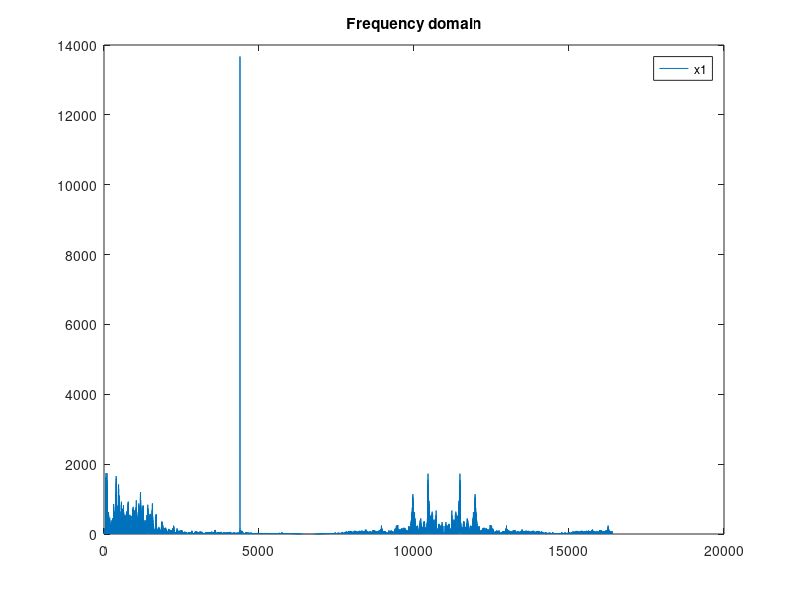

MATLAB code to generate this figure:
clc
clear all
close all

load('projsignal0.mat');
fs1 = 32.768e3;
%fs2 = 4.8;
N=327680;
X1_mags = abs(fft(rs));
%X2_mags = abs(fft(x2));
%Y1_mags = abs(fft(y1));
%Y2_mags = abs(fft(y2));
fax_bins = [0 : N-1]; %frequency axis in bins
N_2 = ceil(N/2);
plot(fax_bins(1:N_2)*fs1/N, X1_mags(1:N_2));
legend('x1');

title('Frequency domain');